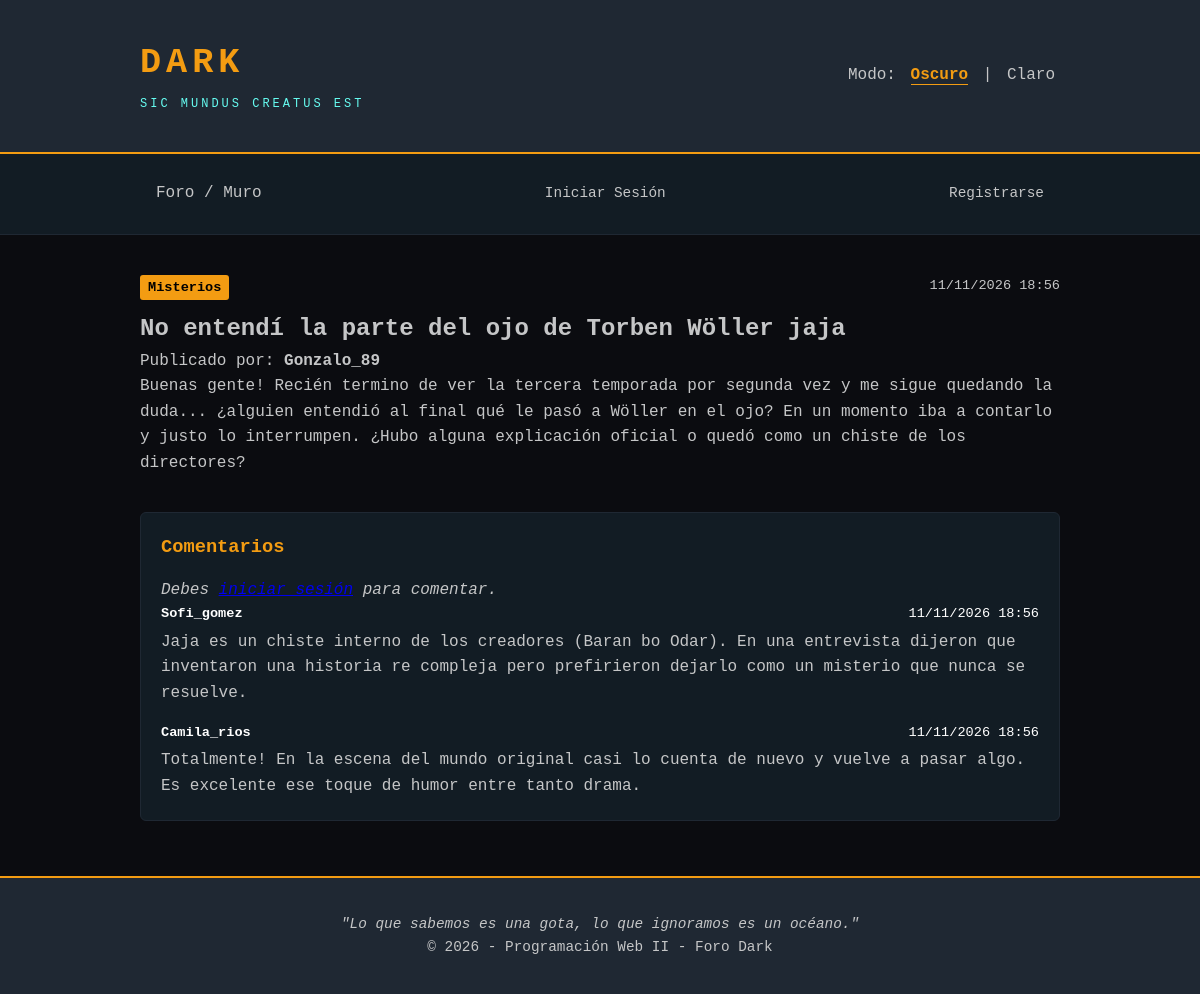
The app's page /ver_post.php?id=1, older data.
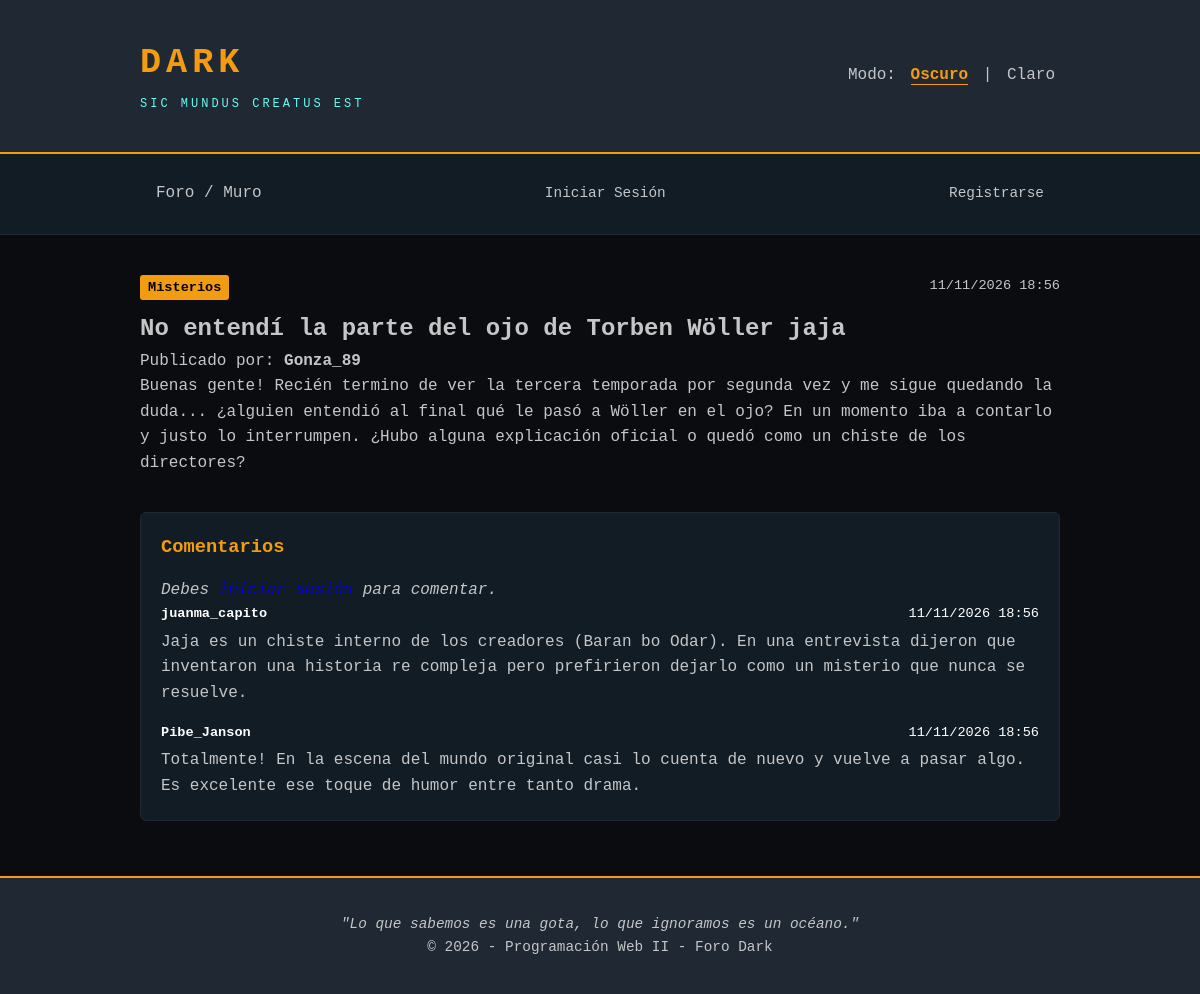
The same page, newer data.
### tables this page shows
CREATE TABLE `publicaciones` (
  `id` INT AUTO_INCREMENT PRIMARY KEY,
  `usuario_id` INT NOT NULL,
  `titulo` VARCHAR(200) NOT NULL,
  `categoria` VARCHAR(50) NOT NULL,
  `contenido` TEXT NOT NULL,
  `fecha_creacion` DATETIME DEFAULT CURRENT_TIMESTAMP,
  FOREIGN KEY (`usuario_id`) REFERENCES `usuarios`(`id`) ON DELETE CASCADE
);

CREATE TABLE `usuarios` (
  `id` INT AUTO_INCREMENT PRIMARY KEY,
  `nombre` VARCHAR(100) NOT NULL,
  `email` VARCHAR(150) NOT NULL UNIQUE,
  `password` VARCHAR(255) NOT NULL,
  `rol` ENUM('admin', 'user') DEFAULT 'user',
  `fecha_registro` DATETIME DEFAULT CURRENT_TIMESTAMP
);

CREATE TABLE `comentarios` (
  `id` INT AUTO_INCREMENT PRIMARY KEY,
  `publicacion_id` INT NOT NULL,
  `usuario_id` INT NOT NULL,
  `comentario` TEXT NOT NULL,
  `fecha_creacion` DATETIME DEFAULT CURRENT_TIMESTAMP,
  FOREIGN KEY (`publicacion_id`) REFERENCES `publicaciones`(`id`) ON DELETE CASCADE,
  FOREIGN KEY (`usuario_id`) REFERENCES `usuarios`(`id`) ON DELETE CASCADE
);

### ver_post.php (the view, shortened to what this page needs)
<?php
require_once 'includes/conexion.php';
require_once 'includes/nav.php';
$id_post = $_GET['id'] ?? 0;
$sql = "SELECT p.*, u.nombre as autor FROM publicaciones p JOIN usuarios u ON p.usuario_id = u.id WHERE p.id = ?";
$stmt = mysqli_prepare($conexion, $sql);
mysqli_stmt_bind_param($stmt, "i", $id_post);
mysqli_stmt_execute($stmt);
$res = mysqli_stmt_get_result($stmt);
$post = mysqli_fetch_assoc($res);
$sql_c = "SELECT c.*, u.nombre as autor FROM comentarios c JOIN usuarios u ON c.usuario_id = u.id WHERE c.publicacion_id = ? ORDER BY c.fecha_creacion ASC";
$stmt_c = mysqli_prepare($conexion, $sql_c);
mysqli_stmt_bind_param($stmt_c, "i", $id_post);
mysqli_stmt_execute($stmt_c);
$comentarios = mysqli_stmt_get_result($stmt_c);
?>
<article class="post-detalle">
    <div class="post-meta">
        <span class="badge-cat"><?php echo e($post['categoria']); ?></span>
        <span><?php echo date('d/m/Y H:i', strtotime($post['fecha_creacion'])); ?></span>
    </div>
    <h2><?php echo e($post['titulo']); ?></h2>
    <p class="post-autor">Publicado por: <strong><?php echo e($post['autor']); ?></strong></p>
    <div class="post-cuerpo">
        <p><?php echo nl2br(e($post['contenido'])); ?></p>
    </div>
</article>
<section class="seccion-comentarios">
    <h3>Comentarios</h3>
    <?php if (isset($_SESSION['usuario_id'])): ?>
        <form action="ver_post.php?id=<?php echo $id_post; ?>" method="POST" class="form-comentario">
            <textarea name="comentario" rows="3" placeholder="Escribe tu comentario..." required></textarea>
            <button type="submit" class="btn">Comentar</button>
        </form>
    <?php else: ?>
        <p><em>Debes <a href="login.php">iniciar sesión</a> para comentar.</em></p>
    <?php endif; ?>
    <div class="lista-comentarios">
        <?php if (mysqli_num_rows($comentarios) > 0): ?>
            <?php while ($com = mysqli_fetch_assoc($comentarios)): ?>
                <div class="comentario-card">
                    <div class="com-header">
                        <strong><?php echo e($com['autor']); ?></strong>
                        <span><?php echo date('d/m/Y H:i', strtotime($com['fecha_creacion'])); ?></span>
                    </div>
                    <p><?php echo nl2br(e($com['comentario'])); ?></p>
                </div>
            <?php endwhile; ?>
        <?php else: ?>
            <p>No hay comentarios aún en este post.</p>
        <?php endif; ?>
    </div>
</section>
<?php
require_once 'includes/footer.php';
?>

Row changes from the older to the newer data that the page shows:
changed publicaciones "No entendí la parte del ojo de Torben Wöller jaja": usuario.nombre "Gonzalo_89" → "Gonza_89"
changed comentarios: usuario.nombre "Sofi_gomez" → "juanma_capito"
changed through a linked row, comentarios: usuario.nombre "Camila_rios" → "Pibe_Janson"
